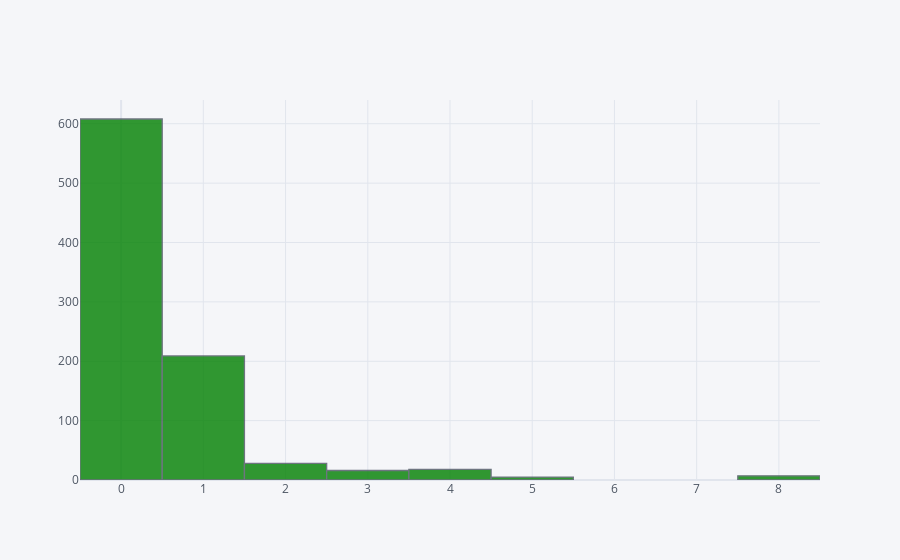

The notebook cell saved with this chart:
### Code cell
entrenamiento['SibSp'].iplot(kind='hist',color='green')

### Figure 1 — Plotly figure (JSON) as saved in the notebook; plotly's stock layout.template omitted (floating-point values rounded to 4 significant figures; data arrays with more than 128 entries replaced by an {"elided": "..."} marker saying what was removed)
{"data": [{"histfunc": "count", "histnorm": "", "marker": {"color": "rgba(0, 128, 0, 1.0)", "line": {"color": "#4D5663", "width": 1.3}}, "name": "SibSp", "opacity": 0.8, "orientation": "v", "x": {"elided": "891 int values"}, "type": "histogram"}], "layout": {"barmode": "overlay", "legend": {"bgcolor": "#F5F6F9", "font": {"color": "#4D5663"}}, "paper_bgcolor": "#F5F6F9", "plot_bgcolor": "#F5F6F9", "title": {"font": {"color": "#4D5663"}}, "xaxis": {"gridcolor": "#E1E5ED", "showgrid": true, "tickfont": {"color": "#4D5663"}, "title": {"font": {"color": "#4D5663"}, "text": ""}, "zerolinecolor": "#E1E5ED"}, "yaxis": {"gridcolor": "#E1E5ED", "showgrid": true, "tickfont": {"color": "#4D5663"}, "title": {"font": {"color": "#4D5663"}, "text": ""}, "zerolinecolor": "#E1E5ED"}}}
